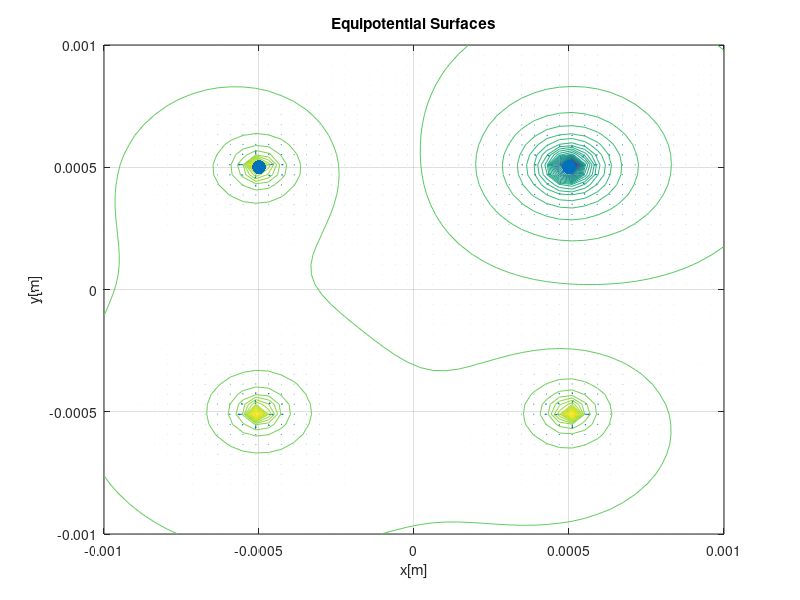
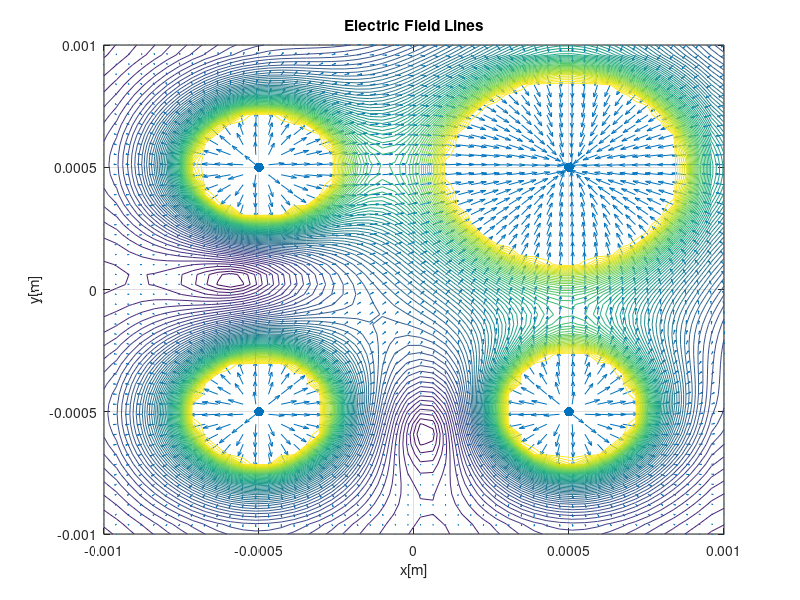

MATLAB code for these plots, in order:
clear;
close all;
clc;
x = linspace(-1e-3, +1e-3, 50); % Define simulation domain boundary
y = linspace(-1e-3, +1e-3, 50);
Q = 1e-6; % Q = 1 uC
C = 9e+9; % Coulomb force constant in free space
Q1 = Q; % Charge and position of Q1
Q2 = -3*Q; % Charge and position of Q2
Q3 = Q; % Charge and position of Q2
Q4 = Q; % Charge and position of Q2

x_1 = -0.5e-3; % x-coordinate of Q1
x_2 = 0.5e-3; % x-coordinate of Q2
x_3 = -0.5e-3; % x-coordinate of Q3
x_4 = 0.5e-3; % x-coordinate of Q4

y_0 = 0.5e-3; % y-coordinate of Q1
y_1 = 0.5e-3; % y-coordinate of Q2
y_2 = -0.5e-3; % y-coordinate of Q3
y_3 = -0.5e-3; % y-coordinate of Q4

for i = 1:length(y) % Electric potential for individual Q1 at individual point
    for j = 1:length(x)
        r1 = sqrt((x(j) - x_1)^2 + (y(i) - y_0)^2);
        r2 = sqrt((x(j) - x_2)^2 + (y(i) - y_1)^2);
        r3 = sqrt((x(j) - x_3)^2 + (y(i) - y_2)^2);
        r4 = sqrt((x(j) - x_4)^2 + (y(i) - y_3)^2);
        V1(i, j) = (C * Q1 / r1) + (C * Q2 / r2) + (C * Q3 / r3) + (C * Q4 / r4);
    end
end
[Ex1, Ey1] = gradient(-V1); % Electric field = negative gradient of potential
E1 = sqrt(Ex1.^2 + Ey1.^2); % Scaling the arrow lengths for better visualization of field lines
max_E1 = max(max(E1));
min_E1 = min(min(E1));
E_scale1=min_E1+(max_E1-min_E1)/100;

E_x1 = Ex1;
E_y1 = Ey1;
size(E1) % why tf is it not the same size
size(E_scale1)
size(E_x1)

E_x1(E1>E_scale1) = E_x1(E1>E_scale1)./E1(E1>E_scale1)*E_scale1;
E_y1(E1>E_scale1) = E_y1(E1>E_scale1)./E1(E1>E_scale1)*E_scale1;
E_norm1 = sqrt(E_x1.^2 + E_y1.^2);

[X1, Y1] = meshgrid(x, y);
[X2, Y2] = meshgrid(x, y);

figure(1)
quiver(X1,Y1,Ex1,Ey1);

hold on;
contour(X1,Y1,V1,64);
hold on;
scatter([x_1,x_2], [y_0,y_1], 100, 'filled', 'red', 'blue');
xlabel('x[m]');
ylabel('y[m]');
title('Equipotential Surfaces');
grid on;

figure(2)
quiver(X1,Y1,E_x1,E_y1);

hold on;
contour(X1,Y1,E_norm1,64);

hold on;
scatter([x_1, x_2, x_3, x_4], [y_0, y_1, y_2, y_3], 50, 'filled', 'red', 'blue');
xlabel('x[m]');
ylabel('y[m]');
title('Electric Field Lines');
grid on;
